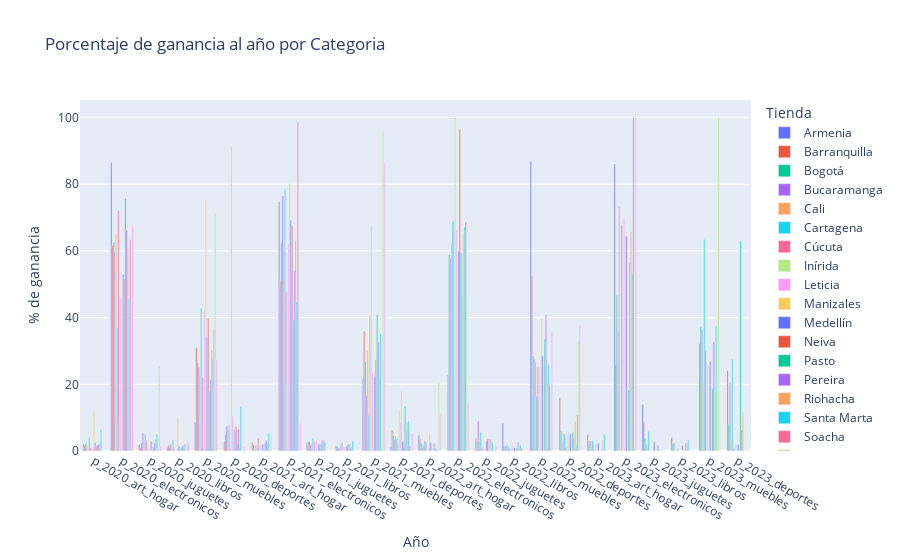

The cell this chart's notebook holds for it:
### Code cell
import plotly.graph_objects as go

tiendas_plot = porcentaje_de_ganancia.index.tolist()
anos_plot_nn = porcentaje_de_ganancia.columns.tolist()

# Crear una figura inicial con la primera tienda
fig = go.Figure()

# Agregar trazas para cada tienda
for local in porcentaje_de_ganancia.index:
    fig.add_trace(go.Bar(
        x=anos_plot_nn,
        y=porcentaje_de_ganancia.loc[local],  
        name=local,  # Nombre de la tienda
    ))

# Configurar el diseño del gráfico
fig.update_layout(
    title="Porcentaje de ganancia al año por Categoria",
    xaxis_title="Año",
    yaxis_title="% de ganancia",
    barmode= "group",
    legend_title="Tienda",
      
)

### Figure 1 — Plotly figure (JSON) as saved in the notebook; plotly's stock layout.template omitted (floating-point values rounded to 4 significant figures)
{"data": [{"name": "Armenia", "type": "bar", "x": ["p_2020_art_hogar", "p_2020_electronicos", "p_2020_juguetes", "p_2020_libros", "p_2020_muebles", "p_2020_deportes", "p_2021_art_hogar", "p_2021_electronicos", "p_2021_juguetes", "p_2021_libros", "p_2021_muebles", "p_2021_deportes", "p_2022_art_hogar", "p_2022_electronicos", "p_2022_juguetes", "p_2022_libros", "p_2022_muebles", "p_2022_deportes", "p_2023_art_hogar", "p_2023_electronicos", "p_2023_juguetes", "p_2023_libros", "p_2023_muebles", "p_2023_deportes"], "y": [1.958, 86.48, 1.951, 0.9753, 8.632, 0.0, 0.0, 74.7, 2.492, 0.0, 21.64, 1.169, 4.77, 0.0, 0.0, 8.309, 86.92, 0.0, 0.0, 86.07, 13.93, 0.0, 0.0, 0.0]}, {"name": "Barranquilla", "type": "bar", "x": ["p_2020_art_hogar", "p_2020_electronicos", "p_2020_juguetes", "p_2020_libros", "p_2020_muebles", "p_2020_deportes", "p_2021_art_hogar", "p_2021_electronicos", "p_2021_juguetes", "p_2021_libros", "p_2021_muebles", "p_2021_deportes", "p_2022_art_hogar", "p_2022_electronicos", "p_2022_juguetes", "p_2022_libros", "p_2022_muebles", "p_2022_deportes", "p_2023_art_hogar", "p_2023_electronicos", "p_2023_juguetes", "p_2023_libros", "p_2023_muebles", "p_2023_deportes"], "y": [1.567, 61.6, 1.098, 1.779, 31.03, 2.92, 2.528, 51.15, 2.673, 1.507, 35.94, 6.203, 3.5, 22.78, 3.804, 1.268, 52.67, 15.98, 4.912, 25.9, 8.684, 4.059, 32.26, 24.18]}, {"name": "Bogotá", "type": "bar", "x": ["p_2020_art_hogar", "p_2020_electronicos", "p_2020_juguetes", "p_2020_libros", "p_2020_muebles", "p_2020_deportes", "p_2021_art_hogar", "p_2021_electronicos", "p_2021_juguetes", "p_2021_libros", "p_2021_muebles", "p_2021_deportes", "p_2022_art_hogar", "p_2022_electronicos", "p_2022_juguetes", "p_2022_libros", "p_2022_muebles", "p_2022_deportes", "p_2023_art_hogar", "p_2023_electronicos", "p_2023_juguetes", "p_2023_libros", "p_2023_muebles", "p_2023_deportes"], "y": [2.241, 62.44, 2.538, 1.318, 26.51, 4.951, 1.932, 62.58, 2.743, 1.314, 26.8, 4.628, 2.311, 58.95, 2.786, 1.526, 28.43, 5.991, 2.193, 46.68, 3.837, 2.111, 37.14, 8.044]}, {"name": "Bucaramanga", "type": "bar", "x": ["p_2020_art_hogar", "p_2020_electronicos", "p_2020_juguetes", "p_2020_libros", "p_2020_muebles", "p_2020_deportes", "p_2021_art_hogar", "p_2021_electronicos", "p_2021_juguetes", "p_2021_libros", "p_2021_muebles", "p_2021_deportes", "p_2022_art_hogar", "p_2022_electronicos", "p_2022_juguetes", "p_2022_libros", "p_2022_muebles", "p_2022_deportes", "p_2023_art_hogar", "p_2023_electronicos", "p_2023_juguetes", "p_2023_libros", "p_2023_muebles", "p_2023_deportes"], "y": [0.3876, 59.52, 5.441, 2.059, 25.19, 7.402, 0.5528, 76.44, 1.86, 0.8795, 16.69, 3.574, 1.143, 57.91, 9.012, 1.667, 27.59, 2.673, 3.021, 35.8, 2.05, 2.423, 36.29, 20.41]}, {"name": "Cali", "type": "bar", "x": ["p_2020_art_hogar", "p_2020_electronicos", "p_2020_juguetes", "p_2020_libros", "p_2020_muebles", "p_2020_deportes", "p_2021_art_hogar", "p_2021_electronicos", "p_2021_juguetes", "p_2021_libros", "p_2021_muebles", "p_2021_deportes", "p_2022_art_hogar", "p_2022_electronicos", "p_2022_juguetes", "p_2022_libros", "p_2022_muebles", "p_2022_deportes", "p_2023_art_hogar", "p_2023_electronicos", "p_2023_juguetes", "p_2023_libros", "p_2023_muebles", "p_2023_deportes"], "y": [1.727, 64.99, 2.427, 1.385, 22.49, 6.989, 1.621, 60.53, 2.343, 1.032, 29.98, 4.498, 1.844, 62.49, 2.902, 0.8647, 26.76, 5.144, 1.335, 73.43, 1.315, 0.3124, 20.52, 3.09]}, {"name": "Cartagena", "type": "bar", "x": ["p_2020_art_hogar", "p_2020_electronicos", "p_2020_juguetes", "p_2020_libros", "p_2020_muebles", "p_2020_deportes", "p_2021_art_hogar", "p_2021_electronicos", "p_2021_juguetes", "p_2021_libros", "p_2021_muebles", "p_2021_deportes", "p_2022_art_hogar", "p_2022_electronicos", "p_2022_juguetes", "p_2022_libros", "p_2022_muebles", "p_2022_deportes", "p_2023_art_hogar", "p_2023_electronicos", "p_2023_juguetes", "p_2023_libros", "p_2023_muebles", "p_2023_deportes"], "y": [4.135, 37.03, 5.033, 3.29, 42.82, 7.698, 0.9135, 78.62, 3.862, 1.989, 10.7, 3.913, 2.972, 68.76, 5.516, 1.314, 16.43, 5.004, 3.149, 0.0, 5.885, 0.0, 63.46, 27.51]}, {"name": "Cúcuta", "type": "bar", "x": ["p_2020_art_hogar", "p_2020_electronicos", "p_2020_juguetes", "p_2020_libros", "p_2020_muebles", "p_2020_deportes", "p_2021_art_hogar", "p_2021_electronicos", "p_2021_juguetes", "p_2021_libros", "p_2021_muebles", "p_2021_deportes", "p_2022_art_hogar", "p_2022_electronicos", "p_2022_juguetes", "p_2022_libros", "p_2022_muebles", "p_2022_deportes", "p_2023_art_hogar", "p_2023_electronicos", "p_2023_juguetes", "p_2023_libros", "p_2023_muebles", "p_2023_deportes"], "y": [1.04, 72.14, 3.327, 0.333, 22.23, 0.9302, 3.89, 47.87, 2.955, 2.536, 40.5, 2.248, 2.593, 69.19, 1.234, 0.7217, 25.09, 1.167, 0.5402, 67.89, 0.0, 0.6367, 30.12, 0.8168]}, {"name": "Inírida", "type": "bar", "x": ["p_2020_art_hogar", "p_2020_electronicos", "p_2020_juguetes", "p_2020_libros", "p_2020_muebles", "p_2020_deportes", "p_2021_art_hogar", "p_2021_electronicos", "p_2021_juguetes", "p_2021_libros", "p_2021_muebles", "p_2021_deportes", "p_2022_art_hogar", "p_2022_electronicos", "p_2022_juguetes", "p_2022_libros", "p_2022_muebles", "p_2022_deportes", "p_2023_art_hogar", "p_2023_electronicos", "p_2023_juguetes", "p_2023_libros", "p_2023_muebles", "p_2023_deportes"], "y": [0.0, 8.701, 0.0, 0.0, 0.0, 91.3, 0.0, 20.02, 0.0, 0.0, 67.66, 12.32, 0.0, 100.0, 0.0, 0.0, 0.0, 0.0, NaN, NaN, NaN, NaN, NaN, NaN]}, {"name": "Leticia", "type": "bar", "x": ["p_2020_art_hogar", "p_2020_electronicos", "p_2020_juguetes", "p_2020_libros", "p_2020_muebles", "p_2020_deportes", "p_2021_art_hogar", "p_2021_electronicos", "p_2021_juguetes", "p_2021_libros", "p_2021_muebles", "p_2021_deportes", "p_2022_art_hogar", "p_2022_electronicos", "p_2022_juguetes", "p_2022_libros", "p_2022_muebles", "p_2022_deportes", "p_2023_art_hogar", "p_2023_electronicos", "p_2023_juguetes", "p_2023_libros", "p_2023_muebles", "p_2023_deportes"], "y": [0.8658, 45.82, 0.4968, 0.4097, 42.01, 10.4, 1.524, 62.11, 3.04, 1.093, 23.53, 8.705, 0.71, 66.12, 1.007, 1.533, 24.87, 5.765, 2.364, 70.17, 0.0, 0.0, 25.61, 1.851]}, {"name": "Manizales", "type": "bar", "x": ["p_2020_art_hogar", "p_2020_electronicos", "p_2020_juguetes", "p_2020_libros", "p_2020_muebles", "p_2020_deportes", "p_2021_art_hogar", "p_2021_electronicos", "p_2021_juguetes", "p_2021_libros", "p_2021_muebles", "p_2021_deportes", "p_2022_art_hogar", "p_2022_electronicos", "p_2022_juguetes", "p_2022_libros", "p_2022_muebles", "p_2022_deportes", "p_2023_art_hogar", "p_2023_electronicos", "p_2023_juguetes", "p_2023_libros", "p_2023_muebles", "p_2023_deportes"], "y": [11.64, 0.0, 0.0, 9.67, 75.46, 3.229, 1.785, 80.22, 0.0, 0.0, 0.0, 17.99, 5.445, 51.55, 0.7754, 0.0, 39.66, 2.571, NaN, NaN, NaN, NaN, NaN, NaN]}, {"name": "Medellín", "type": "bar", "x": ["p_2020_art_hogar", "p_2020_electronicos", "p_2020_juguetes", "p_2020_libros", "p_2020_muebles", "p_2020_deportes", "p_2021_art_hogar", "p_2021_electronicos", "p_2021_juguetes", "p_2021_libros", "p_2021_muebles", "p_2021_deportes", "p_2022_art_hogar", "p_2022_electronicos", "p_2022_juguetes", "p_2022_libros", "p_2022_muebles", "p_2022_deportes", "p_2023_art_hogar", "p_2023_electronicos", "p_2023_juguetes", "p_2023_libros", "p_2023_muebles", "p_2023_deportes"], "y": [2.439, 52.96, 2.884, 1.487, 34.01, 6.217, 2.0, 69.23, 2.046, 1.497, 22.34, 2.885, 2.489, 59.99, 2.918, 0.9707, 28.6, 5.035, 2.39, 64.4, 2.762, 1.66, 26.86, 1.935]}, {"name": "Neiva", "type": "bar", "x": ["p_2020_art_hogar", "p_2020_electronicos", "p_2020_juguetes", "p_2020_libros", "p_2020_muebles", "p_2020_deportes", "p_2021_art_hogar", "p_2021_electronicos", "p_2021_juguetes", "p_2021_libros", "p_2021_muebles", "p_2021_deportes", "p_2022_art_hogar", "p_2022_electronicos", "p_2022_juguetes", "p_2022_libros", "p_2022_muebles", "p_2022_deportes", "p_2023_art_hogar", "p_2023_electronicos", "p_2023_juguetes", "p_2023_libros", "p_2023_muebles", "p_2023_deportes"], "y": [1.449, 51.59, 0.0, 0.0, 39.71, 7.244, 0.0, 67.51, 2.106, 1.867, 27.27, 1.247, 0.0, 96.43, 3.575, 0.0, 0.0, 0.0, NaN, NaN, NaN, NaN, NaN, NaN]}, {"name": "Pasto", "type": "bar", "x": ["p_2020_art_hogar", "p_2020_electronicos", "p_2020_juguetes", "p_2020_libros", "p_2020_muebles", "p_2020_deportes", "p_2021_art_hogar", "p_2021_electronicos", "p_2021_juguetes", "p_2021_libros", "p_2021_muebles", "p_2021_deportes", "p_2022_art_hogar", "p_2022_electronicos", "p_2022_juguetes", "p_2022_libros", "p_2022_muebles", "p_2022_deportes", "p_2023_art_hogar", "p_2023_electronicos", "p_2023_juguetes", "p_2023_libros", "p_2023_muebles", "p_2023_deportes"], "y": [1.794, 75.7, 1.232, 1.219, 18.06, 1.99, 2.384, 39.25, 1.983, 2.076, 40.85, 13.45, 0.1872, 59.54, 0.3062, 0.9089, 33.5, 5.553, 0.0, 18.3, 0.0, 0.0, 18.68, 63.02]}, {"name": "Pereira", "type": "bar", "x": ["p_2020_art_hogar", "p_2020_electronicos", "p_2020_juguetes", "p_2020_libros", "p_2020_muebles", "p_2020_deportes", "p_2021_art_hogar", "p_2021_electronicos", "p_2021_juguetes", "p_2021_libros", "p_2021_muebles", "p_2021_deportes", "p_2022_art_hogar", "p_2022_electronicos", "p_2022_juguetes", "p_2022_libros", "p_2022_muebles", "p_2022_deportes", "p_2023_art_hogar", "p_2023_electronicos", "p_2023_juguetes", "p_2023_libros", "p_2023_muebles", "p_2023_deportes"], "y": [1.965, 66.11, 2.373, 1.529, 21.5, 6.526, 3.213, 54.09, 3.244, 0.8962, 32.57, 5.988, 2.223, 46.54, 3.552, 2.709, 40.87, 4.11, 0.4175, 56.38, 1.707, 2.378, 32.8, 6.315]}, {"name": "Riohacha", "type": "bar", "x": ["p_2020_art_hogar", "p_2020_electronicos", "p_2020_juguetes", "p_2020_libros", "p_2020_muebles", "p_2020_deportes", "p_2021_art_hogar", "p_2021_electronicos", "p_2021_juguetes", "p_2021_libros", "p_2021_muebles", "p_2021_deportes", "p_2022_art_hogar", "p_2022_electronicos", "p_2022_juguetes", "p_2022_libros", "p_2022_muebles", "p_2022_deportes", "p_2023_art_hogar", "p_2023_electronicos", "p_2023_juguetes", "p_2023_libros", "p_2023_muebles", "p_2023_deportes"], "y": [2.62, 60.84, 3.668, 1.717, 30.29, 0.8671, 2.209, 63.1, 3.217, 1.375, 21.41, 8.686, 1.226, 65.02, 2.748, 1.698, 20.56, 8.746, 3.083, 65.61, 0.0, 1.705, 17.97, 11.63]}, {"name": "Santa Marta", "type": "bar", "x": ["p_2020_art_hogar", "p_2020_electronicos", "p_2020_juguetes", "p_2020_libros", "p_2020_muebles", "p_2020_deportes", "p_2021_art_hogar", "p_2021_electronicos", "p_2021_juguetes", "p_2021_libros", "p_2021_muebles", "p_2021_deportes", "p_2022_art_hogar", "p_2022_electronicos", "p_2022_juguetes", "p_2022_libros", "p_2022_muebles", "p_2022_deportes", "p_2023_art_hogar", "p_2023_electronicos", "p_2023_juguetes", "p_2023_libros", "p_2023_muebles", "p_2023_deportes"], "y": [6.384, 45.7, 4.921, 2.039, 27.6, 13.35, 5.325, 44.61, 2.618, 3.176, 35.27, 9.0, 0.5669, 67.15, 2.585, 1.819, 25.97, 1.904, 5.016, 53.45, 0.4295, 3.291, 37.56, 0.2514]}, {"name": "Soacha", "type": "bar", "x": ["p_2020_art_hogar", "p_2020_electronicos", "p_2020_juguetes", "p_2020_libros", "p_2020_muebles", "p_2020_deportes", "p_2021_art_hogar", "p_2021_electronicos", "p_2021_juguetes", "p_2021_libros", "p_2021_muebles", "p_2021_deportes", "p_2022_art_hogar", "p_2022_electronicos", "p_2022_juguetes", "p_2022_libros", "p_2022_muebles", "p_2022_deportes", "p_2023_art_hogar", "p_2023_electronicos", "p_2023_juguetes", "p_2023_libros", "p_2023_muebles", "p_2023_deportes"], "y": [0.0, 63.37, 0.0, 0.0, 36.63, 0.0, 0.0, 98.6, 0.0, 0.0, 0.0, 1.397, 0.0, 68.62, 0.0, 0.9726, 19.52, 10.89, 0.0, 100.0, 0.0, 0.0, 0.0, 0.0]}, {"name": "Valledupar", "type": "bar", "x": ["p_2020_art_hogar", "p_2020_electronicos", "p_2020_juguetes", "p_2020_libros", "p_2020_muebles", "p_2020_deportes", "p_2021_art_hogar", "p_2021_electronicos", "p_2021_juguetes", "p_2021_libros", "p_2021_muebles", "p_2021_deportes", "p_2022_art_hogar", "p_2022_electronicos", "p_2022_juguetes", "p_2022_libros", "p_2022_muebles", "p_2022_deportes", "p_2023_art_hogar", "p_2023_electronicos", "p_2023_juguetes", "p_2023_libros", "p_2023_muebles", "p_2023_deportes"], "y": [0.0, 0.0, 25.48, 3.322, 71.2, 0.0, 4.256, 0.0, 0.0, 0.0, 95.74, 0.0, 20.56, 46.61, 0.0, 0.0, 0.0, 32.83, 0.0, 0.0, 0.0, 0.0, 100.0, 0.0]}, {"name": "Villavicencio", "type": "bar", "x": ["p_2020_art_hogar", "p_2020_electronicos", "p_2020_juguetes", "p_2020_libros", "p_2020_muebles", "p_2020_deportes", "p_2021_art_hogar", "p_2021_electronicos", "p_2021_juguetes", "p_2021_libros", "p_2021_muebles", "p_2021_deportes", "p_2022_art_hogar", "p_2022_electronicos", "p_2022_juguetes", "p_2022_libros", "p_2022_muebles", "p_2022_deportes", "p_2023_art_hogar", "p_2023_electronicos", "p_2023_juguetes", "p_2023_libros", "p_2023_muebles", "p_2023_deportes"], "y": [0.0, 67.49, 1.485, 2.422, 27.39, 1.211, 0.0, 8.237, 0.0, 0.0, 86.39, 5.374, 10.92, 14.26, 1.411, 0.0, 35.59, 37.82, 0.0, 100.0, 0.0, 0.0, 0.0, 0.0]}], "layout": {"barmode": "group", "legend": {"title": {"text": "Tienda"}}, "title": {"text": "Porcentaje de ganancia al año por Categoria"}, "xaxis": {"title": {"text": "Año"}}, "yaxis": {"title": {"text": "% de ganancia"}}}}
